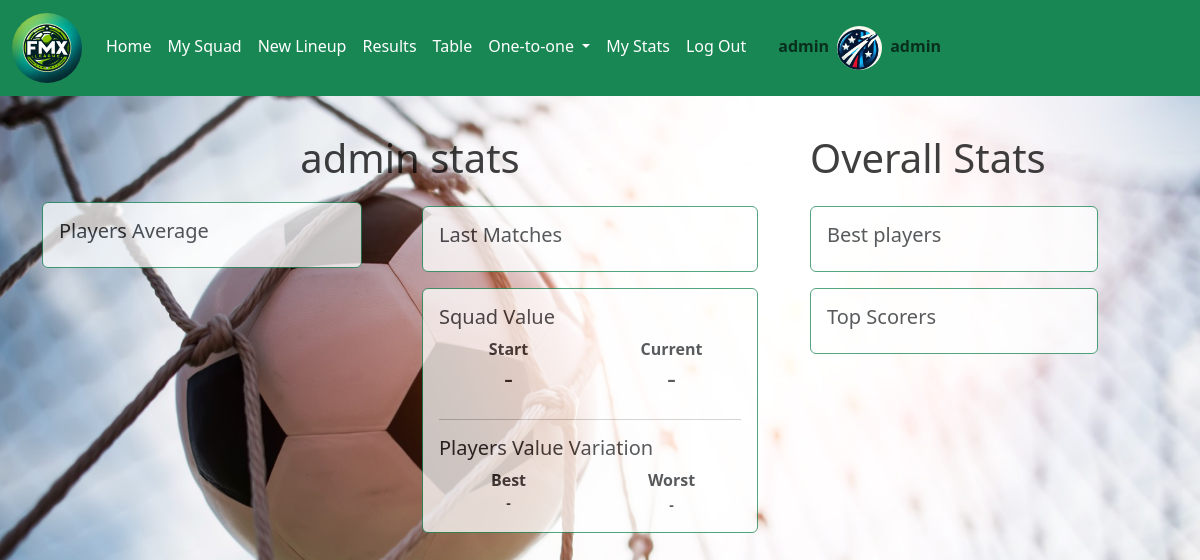
Before: /stats (signed in) with the older database file.
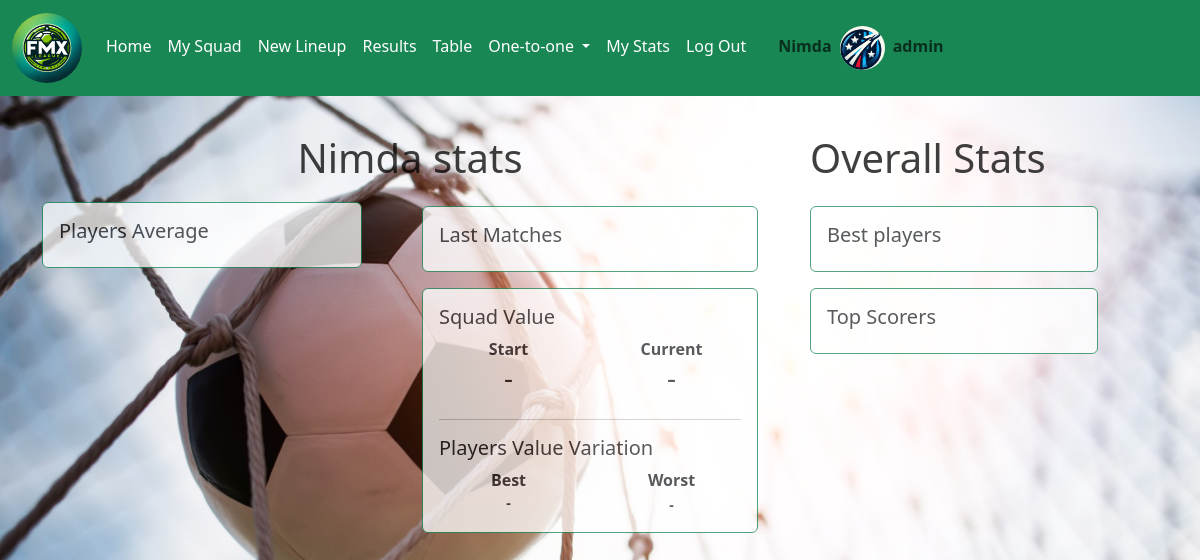
After: the same page with the newer database file.
### fmx/models.py (models this page shows, shortened)
class User(AbstractUser):
    pass

class Club_details(models.Model):
    user = models.OneToOneField(User, on_delete=models.CASCADE)
    club = models.TextField(blank=True)
    logo = models.TextField(blank=True)
    initial_budget =models.FloatField(default=800)
    elo = models.DecimalField(max_digits=7,decimal_places=2,blank=True,null=True, default=1000)
    has_squad=models.BooleanField(default=False)
    has_lineup=models.BooleanField(default=False)

### fmx/stats_views.py (the view)
# urls.py: path("stats", stats_views.stats, name="stats"),
def stats(request):
     return render(request, "fmx/stats.html")

### fmx/templates/fmx/stats.html (shortened to what this page needs)
{% extends "fmx/layout.html" %}
{% load static %}
{% block body %}
<div class="container-fluid text-info center  big_ball_img">
  <div class=" col   opacity-75 center    " style="  margin:30px;padding:0px;">
    <div class="row">
        <div class="col-md-8   "   >
            <div class="row text-center">
                <div class="col  m-2">
                    <h1 class="text-black">{{ user.club_details.club  }} stats</h1>
                </div>
            </div>
            <div class="row">
                <div class="col  mt-1">
                    <div class="card border-success" style="width: 20rem;">
                        <div class="card-body">
                          <h5 class="card-title">Players Average</h5>
                        </div>
                      </div>
                </div>
                <div class="col m-1">
                    <div class="row">
                        <div class="col mt-1">
                            <div class="card border-success " style="width: 21rem;">
                                <div class="card-body  ">
                                  <h5 class="card-title">Last Matches</h5>
                                </div>
                              </div>
                        </div>
                        <div class="col mt-3">
                            <div class="card border-success " style="width: 21rem;">
                                <div class="card-body  ">
                                  <h5 class="card-title">Squad Value</h5>
                                  <div class="row">
                                    <div class="col text-center fw-bold">
                                        Start
                                    </div>
                                    <div class="col text-center fw-bold">
                                        Current
                                    </div>
                                  </div>
                                  <div class="row ">
                                    <div  class="col text-center fw-bold">
                                        <h3 id="start_value">-</h3>
                                    </div>
                                    <div  class="col text-center fw-bold">
                                        <h3 id="current_value">-</h3>
                                    </div>
                                  </div> <hr>
                                  <h5 class="card-title">Players Value Variation</h5>
                                  <div class="row">
                                    <div class="col text-center fw-bold">
                                        Best
                                    </div>
                                    <div class="col text-center fw-bold">
                                        Worst
                                    </div>
                                  </div>
                                  <div class="row ">
                                    <div  class="col text-center fw-bold">
                                        <div id="best_value" style="font-size:14px">-</div>
                                    </div>
                                    <div  class="col text-center fw-bold">
                                        <h9 id="worst_value"  style="font-size:14px">-</h6>
                                    </div>
                                  </div>
                                </div>
                              </div>
                        </div>
                    </div>
                </div>
            </div>
        </div>
        <div class="col-4  "  >
            <div class="row">
                <div class="col  m-2">
                     <h1 class="text-black">Overall Stats</h1>
                </div>
            </div>
            <div class="row">
                <div class="col  m-2">
                    <div class="card border-success  " style="width: 18rem;">
                        <div class="card-body">
                          <h5 class="card-title">Best players</h5>
                        </div>
                      </div>
                </div>
            </div>
            <div class="row">
                <div class="col m-2">
                    <div class="card border-success" style="width: 18rem;">
                        <div class="card-body">
                          <h5 class="card-title">Top Scorers</h5>
                        </div>
                      </div>
                </div>
            </div>
        </div>
    </div>
    </div>
</div>
{% endblock %}

### fmx/templates/fmx/layout.html (shortened to what this page needs)
{% load static %}
<!DOCTYPE html>
<html lang="en">
    <head>
        <link href="https://cdn.jsdelivr.net/npm/bootstrap@5.3.2/dist/css/bootstrap.min.css" rel="stylesheet">
        <link href="{% static 'fmx/styles-tmp.css' %}" rel="stylesheet">
        <link href="{% static 'fmx/styles-match.css' %}" rel="stylesheet">
        <link rel="stylesheet" href="https://cdnjs.cloudflare.com/ajax/libs/font-awesome/4.7.0/css/font-awesome.min.css">
    </head>
  <body style="background-image: url('static/fmx/bg_3.jpg');background-repeat: no-repeat;background-size: cover;">
<nav class="navbar  navbar-expand-lg text-bg-success " >
  <div class="container-fluid">
    {% if user.is_authenticated %}
    <a class="navbar-brand" href="{% url 'index' %}"><img   src="static/fmx/fmxlogo.jpg" alt="FMX logo" width="70px" style="border-radius: 50%;padding:0px;padding-top:0px; ">
    </a>
    {% endif %}
    <div class="navbar-collapse collapse" id="navbarSupportedContent" >
      <ul class="navbar-nav me-auto  ">
        <li class="nav-item ">
          <a class="nav-link text-white" href="{% url 'index' %}">Home</a>
        </li>
        {% if user.is_authenticated %}
        {% if  user.club_details.has_squad %}
        <li class="nav-item ">
          <a class="nav-link text-white" href="{% url 'market' %}">My Squad</a>
        </li>
        {% if  user.club_details.has_lineup %}
        <li class="nav-item">
          <a class="nav-link text-white " href="{% url 'lineup' %}">New Lineup </a>
        </li>
        {% else %}
        <li class="nav-item">
          <a class="nav-link text-white " href="{% url 'lineup' %}">Create First Lineup </a>
        </li>
        {% endif %}
        {% else %}
        <li class="nav-item ">
          <a class="nav-link text-white" href="{% url 'market' %}">Create Squad</a>
        </li>
        {% endif %}
        <li class="nav-item">
          <a class="nav-link text-white " href="{% url 'match' %}">Results</a>
        </li>
        <li class="nav-item">
          <a class="nav-link text-white " href="{% url 'table' %}">Table</a>
        </li>
        {% if  user.club_details.has_lineup %}
        <li class="nav-item dropdown">
          <a class="nav-link text-white dropdown-toggle" href="#" role="button" data-bs-toggle="dropdown" aria-expanded="false">
            One-to-one
          </a>
        </li>
        <li class="nav-item">
          <a class="nav-link text-white " href="{% url 'stats' %}">My Stats</a>
        </li>
        {% endif %}
        <li class="nav-item">
          <a class="nav-link text-white " href="{% url 'logout' %}">Log Out</a>
      </li>
      <li id="countdown" class="nav-item nav-link text-white">
      </a></li>
    <li class="nav-item   rounded-2">
      <a class="nav-link  " aria-current="page" href="{% url 'index' %}" >
       <b>{{ user.club_details.club  }}</b> </a>
    </li>
    <img   src="{{ user.club_details.logo  }}" alt="Bootstrap" width="45" style="border-radius: 50%;padding:0px;padding-top:0px; ">
    <li class="nav-item  ">
      <a class="nav-link  " aria-current="page" href="{% url 'index' %}" ><b>{{ user.username }} </b>
     </a>
    </li>
    {% endif %}
  </ul>
    </div>
  </div>
</nav>
        {% block body %}
        {% endblock %}
</body>
</html>

### fmx/static/fmx/styles-tmp.css (style rules this page uses)
.big_ball_img { background-size: cover; background-position: center center; background-repeat: no-repeat; background-attachment: fixed; }
.dropdown { position: relative; display: inline-block; }

Changed rows visible on the page:
changed User "admin": club_details.club "admin" → "Nimda"
